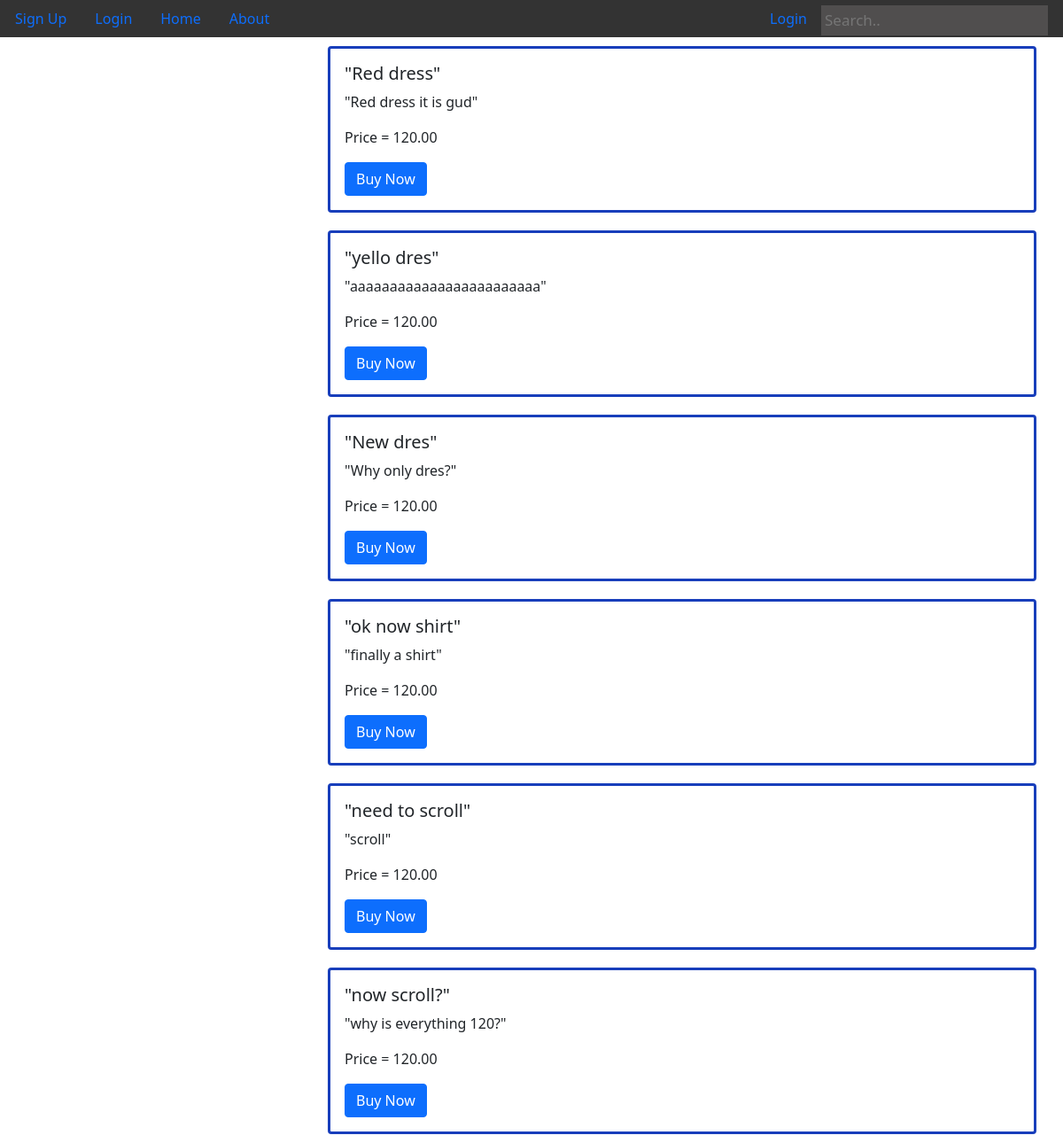
/home/, run on the app's committed database.
### Shop/models.py (models this page shows)
class Product(models.Model):
    productname = models.CharField(max_length=200)
    price = models.DecimalField(max_digits=5, decimal_places=2)
    description = models.TextField()
    image = models.CharField(max_length=4000)

### Shop/views.py (the view)
# urls.py: 2. Add a URL to urlpatterns:  path('', views.home, name='home')
def home(request):
	products = Product.objects.all()
	return render(request, 'Shop/shop.html',{'products':products})

### Shop/templates/Shop/shop.html (shortened to what this page needs)
{% extends "shop/base.html" %}
{% block content %}
<div class=topnav>
  <ul>
    <li><a class="nav-item nav-link" href="{% url 'users:register' %}">Sign Up</a> </li>
    <li><a class="nav-item nav-link" href="{% url 'users:login' %}">Login</a></li>
    <li><a class="nav-item nav-link" href="{% url 'shop-home' %} ">Home</a></li>
    <li><a class="nav-item nav-link" href="{% url 'shop-about' %} ">About</a></li>
    <input type="text" placeholder="Search..">
    {% if user.is_authenticated %}
      <li class="nav-item" style="float: right;">
        <a class="nav-link" href="/logout">Logout</a>
      </li>
      <li class="nav-item" style="float: right;">
        <a class="nav-link" href="#">Welcome, {{user.username}}</a>
      </li>
    {% else %}
      <li class="nav-item" style="float: right;">
        <a class="nav-link" href="/login">Login</a>
      </li>
    {% endif %}
  </ul>
</div>
  {% for product in products %}
  <div class ="card">
    <div class="card-body">
      <h5 class="card-title">"{{product.productname}}"</h5>
      <p class="card-text">"{{product.description}}"</p>
      <p class="card-text">Price = {{product.price}}</p>
      <a href="#" class="btn btn-primary">Buy Now</a>
    </div>
  </div>
  {% endfor %}
{% endblock content %}

### Shop/templates/Shop/shop.html (style rules this page uses)
ul { height: auto; list-style-type: none; margin: 0; padding: 1px; overflow: hidden; background-color: #333; overflow: auto; }
li { float: left; }
li a { display: block; color: white; text-align: center; padding: 14px 16px; text-decoration: none; }
.topnav input[type=text] { float: right; align-self: auto; background-color: rgb(80, 78, 78); padding: 4px; border: none; margin-top: 5px; margin-right: 16px; font-size: 17px; }
.card { float: left; height: auto; width: 50rem; border: 3px solid rgb(24, 62, 187); margin: 10px; top: 10%; left: 30%; }

### data on the page
Product: productname "Red dress", description "Red dress it is gud", price "120.00"
Product: productname "yello dres", description "aaaaaaaaaaaaaaaaaaaaaaaa", price "120.00"
Product: productname "New dres", description "Why only dres?", price "120.00"
Product: productname "ok now shirt", description "finally a shirt", price "120.00"
Product: productname "need to scroll", description "scroll", price "120.00"
Product: productname "now scroll?", description "why is everything 120?", price "120.00"
